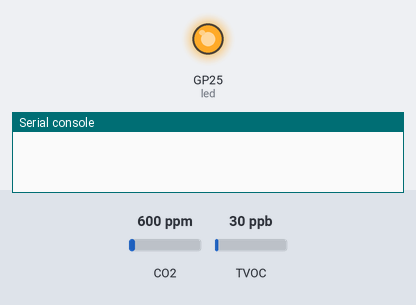
Bench run of a program on a simulated Raspberry Pi Pico running MicroPython. Parts: output pins drawn as LEDs (lit = HIGH), the last lines printed to the serial console. The test bench sets the inputs (shaded band); at power-on: CO2 600 ppm, TVOC 30 ppb. Library files of the repository ran but are not shown: ccs811.py.

Above: at 0.5 s.
At 5.0 s:
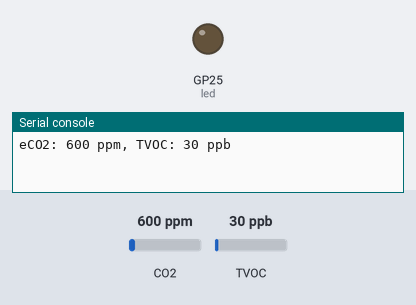
Timing chart, 0 to 6.9 s (numbered marks = the images above):
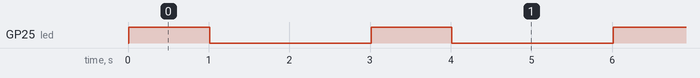

Measured:
- by itself, GP25 (led): alternates HIGH for 1.0 s and LOW for 2.0 s

The program:

main.py
```python
from machine import Pin, I2C
import time
from ccs811 import CCS811

led = Pin(25, Pin.OUT)

i2c = I2C(id=1,scl=Pin(27), sda=Pin(26),freq=100000)
    # Adafruit sensor breakout has i2c addr: 90; Sparkfun: 91
s = CCS811(i2c=i2c, addr=91)

while True:
    led.value(1)
    time.sleep(1)
    led.value(0)
    time.sleep(1)
    if s.data_ready():
        # print(s.eCO2)
        # print(s.tVOC)
        print('eCO2: %d ppm, TVOC: %d ppb' % (s.eCO2, s.tVOC))
    time.sleep(1)
```
